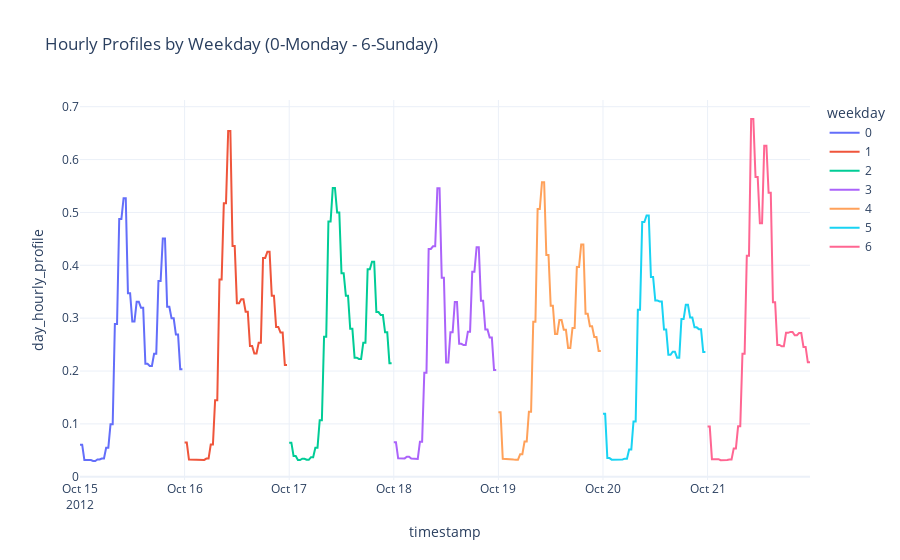

The code cell stored with this chart in its notebook:
### Code cell
px.line(ts_df.loc["2012-10-15": "2012-10-21",['day_hourly_profile','weekday']].reset_index(), x="timestamp", y="day_hourly_profile", color='weekday', title="Hourly Profiles by Weekday (0-Monday - 6-Sunday)")
